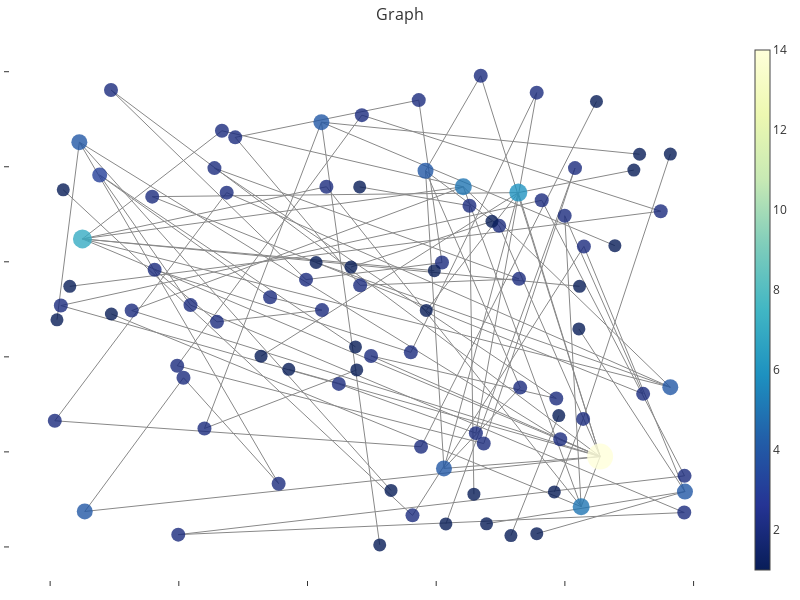

Write notebook code for a chart like this one.
### Code cell
fig = ig.plot(
    G,
    node_opacity=0.8,
)
fig.update_layout(
    dict(
        width=800,
        height=600,
    )
)

with open('figures/network.html', 'w') as f:
    f.write(fig.to_html())

fig.show()

### Figure 1 — Plotly figure (JSON) as saved in the notebook; plotly's stock layout.template omitted (floating-point values rounded to 4 significant figures; data arrays with more than 128 entries replaced by an {"elided": "..."} marker saying what was removed)
{"data": [{"hoverinfo": "text", "line": {"color": "#888", "width": 1}, "mode": "lines", "text": [], "type": "scatter", "uid": "1508a18b-134b-49ee-a5ad-2774d824455f", "x": {"elided": "294 float values"}, "y": {"elided": "294 float values"}}, {"hoverinfo": "text", "hovertext": ["Node: replica<br>Degree: 4", "Node: version<br>Degree: 5", "Node: subnet<br>Degree: 7", "Node: Update<br>Degree: 2", "Node: node<br>Degree: 14", "Node: Remove<br>Degree: 2", "Node: Step<br>Degree: 4", "Node: proposal):<br>Degree: 4", "Node: Motivation:<br>Degree: 5", "Node: Upgrade<br>Degree: 2", "Node: proposal<br>Degree: 6", "Node: ICP<br>Degree: 4", "Node: Add<br>Degree: 2", "Node: upcoming<br>Degree: 2", "Node: Finalize<br>Degree: 2", "Node: replacement<br>Degree: 2", "Node: started<br>Degree: 2", "Node: Replacing<br>Degree: 1", "Node: accordance<br>Degree: 1", "Node: Replace<br>Degree: 2", "Node: provider<br>Degree: 2", "Node: neuron<br>Degree: 3", "Node: vote:[<br>Degree: 2", "Node: за<br>Degree: 2", "Node: моим<br>Degree: 2", "Node: нейронным<br>Degree: 2", "Node: голосованием:[<br>Degree: 2", "Node: 뉴런<br>Degree: 2", "Node: 투표<br>Degree: 2", "Node: 팔로우:[<br>Degree: 2", "Node: bình<br>Degree: 2", "Node: chọn<br>Degree: 2", "Node: thần<br>Degree: 2", "Node: kinh<br>Degree: 2", "Node: của<br>Degree: 2", "Node: tôi:[<br>Degree: 2", "Node: reward<br>Degree: 4", "Node: mint<br>Degree: 2", "Node: Proposal<br>Degree: 2", "Node: transfer<br>Degree: 1", "Node: Message<br>Degree: 1", "Node: Routing:<br>Degree: 1", "Node: ```<br>Degree: 1", "Node: git<br>Degree: 4", "Node: motion<br>Degree: 1", "Node: checkout<br>Degree: 1", "Node: Internet<br>Degree: 2", "Node: Computer<br>Degree: 1", "Node: This<br>Degree: 1", "Node: read<br>Degree: 2", "Node: forum<br>Degree: 2", "Node: For<br>Degree: 2", "Node: info<br>Degree: 2", "Node: proposal,<br>Degree: 2", "Node: announcement:<br>Degree: 2", "Node: Identity<br>Degree: 1", "Node: binary<br>Degree: 2", "Node: Hash:<br>Degree: 2", "Node: ###<br>Degree: 4", "Node: rewardable<br>Degree: 2", "Node: operator.<br>Degree: 2", "Node: datacenter<br>Degree: 2", "Node: ID<br>Degree: 2", "Node: new<br>Degree: 1", "Node: revision<br>Degree: 2", "Node: Release<br>Degree: 2", "Node: Notes:<br>Degree: 1", "Node: voting<br>Degree: 1", "Node: governance<br>Degree: 1", "Node: rc--12_18-Update<br>Degree: 1", "Node: fetch<br>Degree: 1", "Node: follow<br>Degree: 1", "Node: run<br>Degree: 2", "Node: following<br>Degree: 2", "Node: command<br>Degree: 2", "Node: New<br>Degree: 1", "Node: ---<br>Degree: 1", "Node: ##<br>Degree: 1", "Node: Verification<br>Degree: 1", "Node: To<br>Degree: 2", "Node: build<br>Degree: 1", "Node: module<br>Degree: 1", "Node: verify<br>Degree: 2", "Node: root<br>Degree: 1", "Node: ensure<br>Degree: 1", "Node: latest<br>Degree: 2", "Node: changes.<br>Degree: 2", "Node: Proposer:<br>Degree: 1", "Node: Foundation<br>Degree: 1", "Node: Wasm<br>Degree: 1", "Node: rc--09_18-Update<br>Degree: 1", "Node: hash,<br>Degree: 2"], "marker": {"color": [4, 5, 7, 2, 14, 2, 4, 4, 5, 2, 6, 4, 2, 2, 2, 2, 2, 1, 1, 2, 2, 3, 2, 2, 2, 2, 2, 2, 2, 2, 2, 2, 2, 2, 2, 2, 4, 2, 2, 1, 1, 1, 1, 4, 1, 1, 2, 1, 1, 2, 2, 2, 2, 2, 2, 1, 2, 2, 4, 2, 2, 2, 2, 1, 2, 2, 1, 1, 1, 1, 1, 1, 2, 2, 2, 1, 1, 1, 1, 2, 1, 1, 2, 1, 1, 2, 2, 1, 1, 1, 1, 2], "colorbar": {"thickness": 15, "title": {"side": "right"}, "xanchor": "left"}, "colorscale": [[0, "rgb(255,255,217)"], [0.125, "rgb(237,248,177)"], [0.25, "rgb(199,233,180)"], [0.375, "rgb(127,205,187)"], [0.5, "rgb(65,182,196)"], [0.625, "rgb(29,145,192)"], [0.75, "rgb(34,94,168)"], [0.875, "rgb(37,52,148)"], [1, "rgb(8,29,88)"]], "line": {"width": 0}, "opacity": 0.8, "reversescale": true, "showscale": true, "size": [16, 17, 19, 14, 26, 14, 16, 16, 17, 14, 18, 16, 14, 14, 14, 14, 14, 13, 13, 14, 14, 15, 14, 14, 14, 14, 14, 14, 14, 14, 14, 14, 14, 14, 14, 14, 16, 14, 14, 13, 13, 13, 13, 16, 13, 13, 14, 13, 13, 14, 14, 14, 14, 14, 14, 13, 14, 14, 16, 14, 14, 14, 14, 13, 14, 14, 13, 13, 13, 13, 13, 13, 14, 14, 14, 13, 13, 13, 13, 14, 13, 13, 14, 13, 13, 14, 14, 13, 13, 13, 13, 14]}, "mode": "markers", "text": [], "textposition": "bottom center", "type": "scatter", "uid": "8e3b640b-8e7a-4586-81e0-8fa706c625ea", "x": [0.9638, 0.6421, 0.05019, 0.267, 0.8547, 0.6692, 0.6121, 0.5834, 0.8253, 0.4294, 0.7276, 0.0538, 0.6979, 0.7306, 0.7997, 0.9216, 0.1587, 0.09522, 0.3708, 0.1267, 0.7928, 0.07699, 0.2181, 0.9855, 0.1991, 0.9859, 0.764, 0.01665, 0.4486, 0.6617, 0.7562, 0.5606, 0.1624, 0.2593, 0.4225, 0.3419, 0.04539, 0.2072, 0.3551, 0.01062, 0.6867, 0.4675, 0.6782, 0.9866, 0.9072, 0.8218, 0.8284, 0.9639, 0.5846, 0.4818, 0.2877, 0.7866, 0.2554, 0.7287, 0.5729, 0.7836, 0.2744, 0.2399, 0.4216, 0.09457, 0.4987, 0.609, 0.3977, 0.4133, 0.007248, 0.5765, 0.8491, 0.5298, 0.3278, 0.5971, 0.7563, 0.4745, 0.1975, 0.4844, 0.9489, 0.5122, 0.7905, 0.7161, 0.6586, 0.6517, 0.4811, 0.6151, 0.8157, 0.03052, 0.02038, 0.5632, 0.8295, 0.8777, 0.9161, 0.4765, 0.8228, 0.6739], "y": [0.3362, 0.7579, 0.6482, 0.8757, 0.1902, 0.9915, 0.1653, 0.7915, 0.08466, 0.7579, 0.7456, 0.07467, 0.6757, 0.3353, 0.6969, 0.3222, 0.7371, 0.4902, 0.3736, 0.4974, 0.2267, 0.7826, 0.5089, 0.07238, 0.02589, 0.1496, 0.7294, 0.5079, 0.3431, 0.2394, 0.9559, 0.4095, 0.5834, 0.4736, 0.4984, 0.5253, 0.8518, 0.3559, 0.1331, 0.478, 0.6851, 0.5889, 0.04874, 0.1165, 0.7931, 0.4587, 0.2695, 0.8266, 0.4977, 0.5504, 0.8619, 0.3124, 0.7972, 0.5641, 0.9402, 0.1158, 0.7455, 0.2493, 0.8938, 0.9616, 0.4019, 0.5984, 0.5625, 0.5985, 0.2655, 0.2108, 0.9373, 0.1189, 0.4013, 0.5814, 0.02802, 0.4209, 0.3813, 0.9086, 0.7065, 0.004346, 0.2765, 0.02388, 0.111, 0.718, 0.7576, 0.04851, 0.7971, 0.5483, 0.7514, 0.06646, 0.6323, 0.634, 0.8263, 0.3725, 0.5484, 0.2176]}, {"hoverinfo": "text", "marker": {"opacity": 0}, "mode": "markers", "text": [], "textposition": "middle center", "type": "scatter", "uid": "b1445ec1-3d8f-4af4-969a-2c1b82bcc912", "x": [], "y": []}], "layout": {"annotations": [{"showarrow": false, "text": "", "x": 0.005, "xref": "paper", "y": -0.002, "yref": "paper"}], "height": 600, "hovermode": "closest", "margin": {"b": 20, "l": 5, "r": 5, "t": 40}, "paper_bgcolor": "rgba(0,0,0,0)", "plot_bgcolor": "rgba(0,0,0,0)", "showlegend": false, "title": {"font": {"size": 16}, "text": "Graph"}, "width": 800, "xaxis": {"showgrid": false, "showticklabels": false, "zeroline": false}, "yaxis": {"showgrid": false, "showticklabels": false, "zeroline": false}}}
